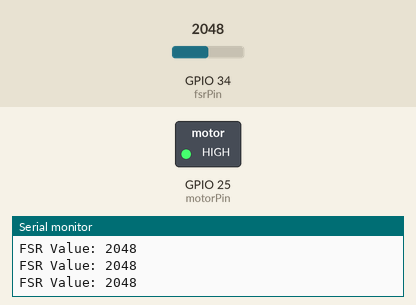
The sketch below on a simulated ESP32. On the bench: switched loads named in the sketch (green lamp = pin HIGH), the last lines printed to the serial monitor. The test bench sets the inputs (shaded band); at power-on: GPIO 34 (fsrPin) = 2048.

Above: at 1.2 s.
1.3 s: GPIO 34 (fsrPin) set to 1548
2.8 s: GPIO 34 (fsrPin) set to 1451
At 4.0 s:
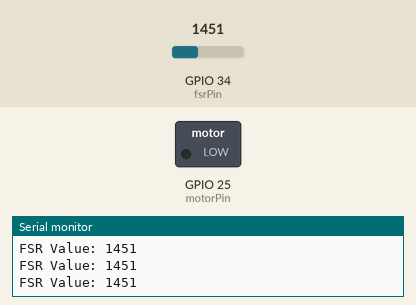
4.3 s: GPIO 34 (fsrPin) set to 1540
At 5.4 s:
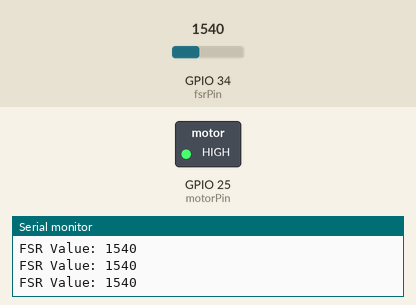
5.9 s: GPIO 34 (fsrPin) set to 1460
At 6.7 s:
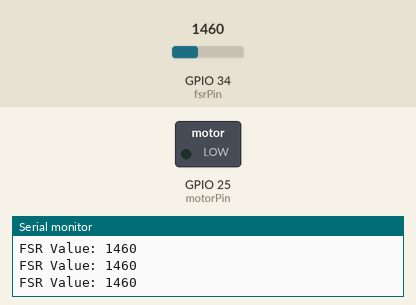
Timing chart, 0 to 8.5 s (numbered marks = the images above; inputs shaded):
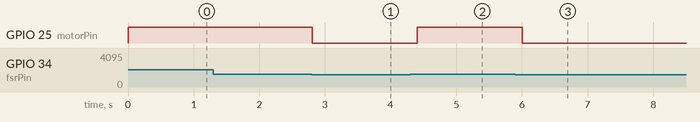

Measured:
- the behaviour switches between 1501 and 1500 on GPIO 34 (fsrPin) (found by bisection; images 0 and 1)
- after the input at 2.8 s, GPIO 25 (motorPin): HIGH → LOW at once
- after the input at 4.3 s, GPIO 25 (motorPin): LOW → HIGH after 0.11 s
- after the input at 5.9 s, GPIO 25 (motorPin): HIGH → LOW after 0.11 s

The sketch:

sketch_mar8a.ino
```cpp
// Pin definitions
const int fsrPin = 34;      // FSR connected to GPIO34
const int motorPin = 25;    // Motor transistor base via resistor

// Threshold (adjust after testing)
int threshold = 1500;

void setup() {
  Serial.begin(115200);
  pinMode(motorPin, OUTPUT);
  digitalWrite(motorPin, LOW);
}

void loop() {
  int fsrValue = analogRead(fsrPin);
  Serial.print("FSR Value: ");
  Serial.println(fsrValue);

  if (fsrValue > threshold) {
    digitalWrite(motorPin, HIGH);   // Turn motor ON
  } else {
    digitalWrite(motorPin, LOW);    // Turn motor OFF
  }

  delay(200);
}
```
